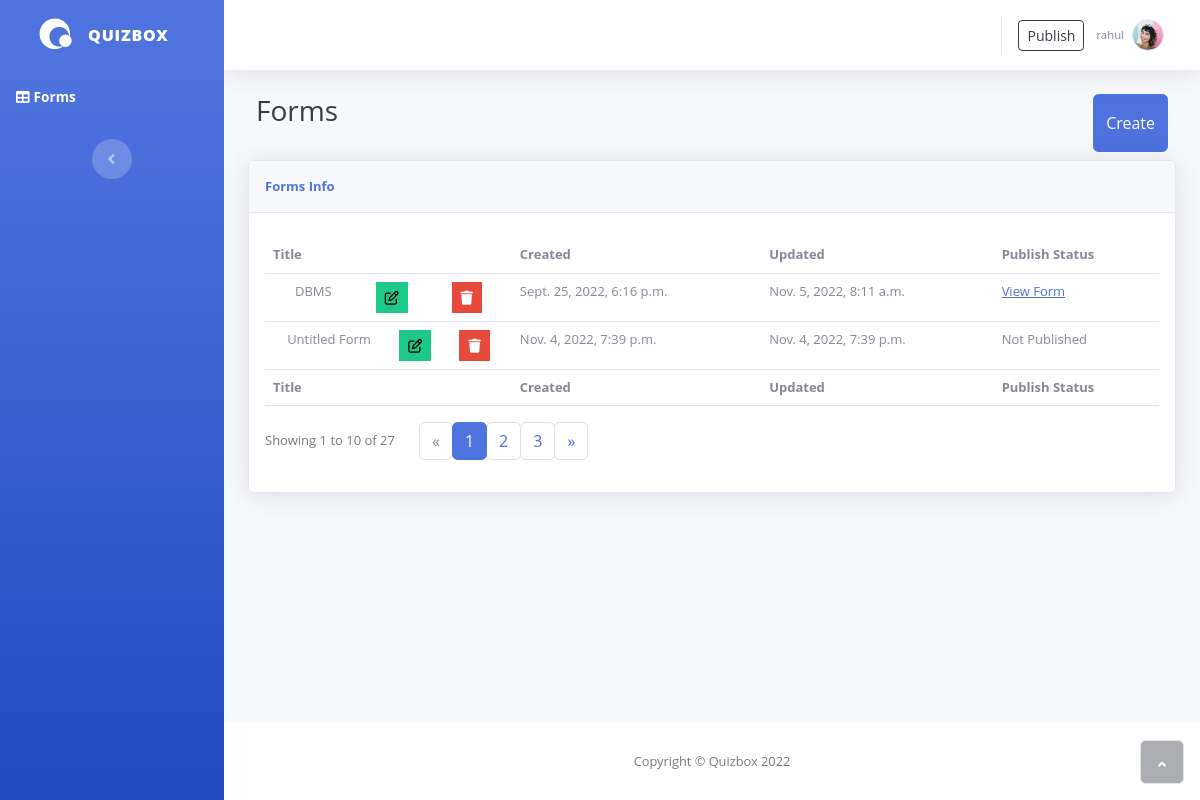
Screenshot of /form (signed in) with the database file from the repository.
### forms/models.py (models this page shows)
class Exam(models.Model):
    uuid = models.CharField(max_length=30)
    title = models.CharField(max_length=100)
    desc = models.CharField(max_length=300)
    owner = models.ForeignKey(User,on_delete=models.CASCADE,related_name="owner")
    email = models.EmailField(null=True)
    questions = models.ManyToManyField(Question, related_name="questions")
    is_publish = models.BooleanField(default=False)
    view_score = models.BooleanField(default=False)
    createdAt = models.DateTimeField(auto_now_add=True)
    updatedAt = models.DateTimeField(auto_now=True)

### forms/views.py (the view)
# urls.py: path('form',views.index,name="form"),
@login_required
def index(request):
    form = Exam.objects.filter(owner=request.user.id)
    if request.method == "GET":
        if form.count() == 0:
            return render(request,'index.html')
        if form[0].owner != request.user:
            return HttpResponse("You are not authorised to access this form")
        else:
            return render(request,'index.html', context={'form':form,'count':form.count()})

### templates/index.html (shortened to what this page needs)
{% load static %}
<!DOCTYPE html>
<html>
<head>
    <link rel="stylesheet" href="{% static 'bootstrap/css/bootstrap.min.css' %}">
	<link rel="stylesheet" href="{% static 'css/style.css' %}">
	<link rel="stylesheet" href="{% static 'css/profile.css' %}">
    <link rel="stylesheet" href="https://use.fontawesome.com/releases/v5.12.0/css/all.css">
    <link rel="stylesheet" href="{% static 'css/styles.min.css' %}">
</head>
<body id="page-top">
<div id="wrapper">
    <nav class="navbar navbar-dark align-items-start sidebar sidebar-dark accordion bg-gradient-primary p-0">
        <div class="container-fluid d-flex flex-column p-0"><a class="navbar-brand d-flex justify-content-center align-items-center sidebar-brand m-0" href="#">
                <div class="sidebar-brand-icon rotate-n-15"><i class="fa-brands fa-quinscape"></i></div>
                    <div class="sidebar-brand-text mx-3"><span>Quizbox</span></div>
                </a>
                <ul class="navbar-nav text-light" id="accordionSidebar">
                    <li class="nav-item"><a class="nav-link active" href="{% url 'form' %}"><i class="fas fa-table"></i><span>Forms</span></a></li>
				</ul>
                <div class="text-center d-none d-md-inline"><button class="btn rounded-circle border-0" id="sidebarToggle" type="button"></button></div>
            </div>
        </nav>
        <div class="d-flex flex-column" id="content-wrapper">
            <div id="content">
                <nav class="navbar navbar-light navbar-expand bg-white shadow mb-4 topbar static-top">
                    <div class="container-fluid"><button class="btn btn-link d-md-none rounded-circle me-3" id="sidebarToggleTop" type="button"></button>
                        <ul class="navbar-nav flex-nowrap ms-auto">
                            <li class="nav-item dropdown d-flex no-arrow">
                                <div class="nav-item m-auto">
                                    <button type="button" class="btn btn-outline-dark btn-sm publish" data-id="{{form.code}}">Publish</button>
                                </div>
                                <div class="nav-item dropdown no-arrow"><a class="dropdown-toggle nav-link" aria-expanded="false" data-bs-toggle="dropdown" href="#"><span class="d-none d-lg-inline me-2 text-gray-600 small">{{user.username}}</span><img class="border rounded-circle img-profile" src="{% static 'img/avatars/avatar1.jpeg' %}"></a>
                                </div>
                            </li>
                        </ul>
                    </div>
                </nav>
                <div class="container-fluid">
                    <div class="d-flex m-2 justify-content-between">
                        <h3 class="text-dark mb-4">Forms</h3>
                        <button type="button" class="btn btn-primary" id="create-blank-form" >Create</button>
                    </div>
                    <div class="card shadow">
                            <div class="card-header py-3">
                                <p class="text-primary m-0 fw-bold">Forms Info</p>
                            </div>
                            <div class="card-body">
                                <div class="table-responsive table mt-2" id="dataTable" role="grid" aria-describedby="dataTable_info">
                                    <table class="table my-0" id="dataTable">
                                        <thead>
                                            <tr>
                                                <th>Title</th>
                                                <th>Created</th>
                                                <th>Updated</th>
                                                <th>Publish Status</th>
                                            </tr>
                                        </thead>
                                        <tbody>
                                            {% for i in form %}
                                            <tr>
                                                <td>
                                                    <div class="d-flex justify-content-around">{{i.title}}
                                                        <button class="btn edit-btn btn-success btn-sm rounded-0" data-id="{{i.uuid}}" type="button" data-toggle="tooltip" data-placement="top" title="Edit"><i class="fa fa-edit"></i></button>
                                                        <button class="btn btn-danger delete-btn btn-sm rounded-0" data-id="{{i.uuid}}" type="button" data-toggle="tooltip" data-placement="top" title="Delete"><i class="fa fa-trash"></i></button>
                                                    </div>
                                            </td>
                                                <td>{{i.createdAt}}</td>
                                                <td>{{i.updatedAt}}</td>
                                                <td>{% if i.is_publish %}
                                                    <a href="{% url 'view_exam' i.uuid %}">View Form</a>
                                                    {% else %}
                                                    Not Published
                                                    {% endif %}</td>
                                            </tr>
                                            {% endfor %}
                                        </tbody>
                                        <tfoot>
                                            <tr>
                                                <th>Title</th>
                                                <th>Created</th>
                                                <th>Updated</th>
                                                <th>Publish Status</th>
                                            </tr>
                                        </tfoot>
                                    </table>
                                </div>
                                <div class="row">
                                    <div class="col-md-6 align-self-center">
                                        <p id="dataTable_info" class="dataTables_info" role="status" aria-live="polite">Showing 1 to 10 of 27</p>
                                    </div>
                                    <div class="col-md-6">
                                        <nav class="d-lg-flex justify-content-lg-end dataTables_paginate paging_simple_numbers">
                                            <ul class="pagination">
                                                <li class="page-item disabled"><a class="page-link" aria-label="Previous" href="#"><span aria-hidden="true">«</span></a></li>
                                                <li class="page-item active"><a class="page-link" href="#">1</a></li>
                                                <li class="page-item"><a class="page-link" href="#">2</a></li>
                                                <li class="page-item"><a class="page-link" href="#">3</a></li>
                                                <li class="page-item"><a class="page-link" aria-label="Next" href="#"><span aria-hidden="true">»</span></a></li>
                                            </ul>
                                        </nav>
                                    </div>
                                </div>
                            </div>
                        </div>
                </div>
            </div>
            <footer class="bg-white sticky-footer">
                <div class="container my-auto">
                    <div class="text-center my-auto copyright"><span>Copyright © Quizbox 2022</span></div>
                </div>
            </footer>
        <a class="border rounded d-inline scroll-to-top" href="#page-top"><i class="fas fa-angle-up"></i></a>
    </div>
</body>
</html>

### static/css/profile.css (style rules this page uses)
body { color: #797979; background: #f1f2f7; font-family: 'Open Sans', sans-serif; padding: 0px !important; margin: 0px !important; font-size: 13px; text-rendering: optimizeLegibility; -webkit-font-smoothing: antialiased; -moz-font-smoothing: antialiased; }
.row { max-width: max-content; }

### rows the page displays
Exam: title "DBMS", createdAt "Sept. 25, 2022, 6:16 p.m.", updatedAt "Nov. 5, 2022, 8:11 a.m.", is_publish "View Form"
Exam: title "Untitled Form", createdAt "Nov. 4, 2022, 7:39 p.m.", updatedAt "Nov. 4, 2022, 7:39 p.m.", is_publish "Not Published"

### other values shown
{{ user.username }} "rahul"
